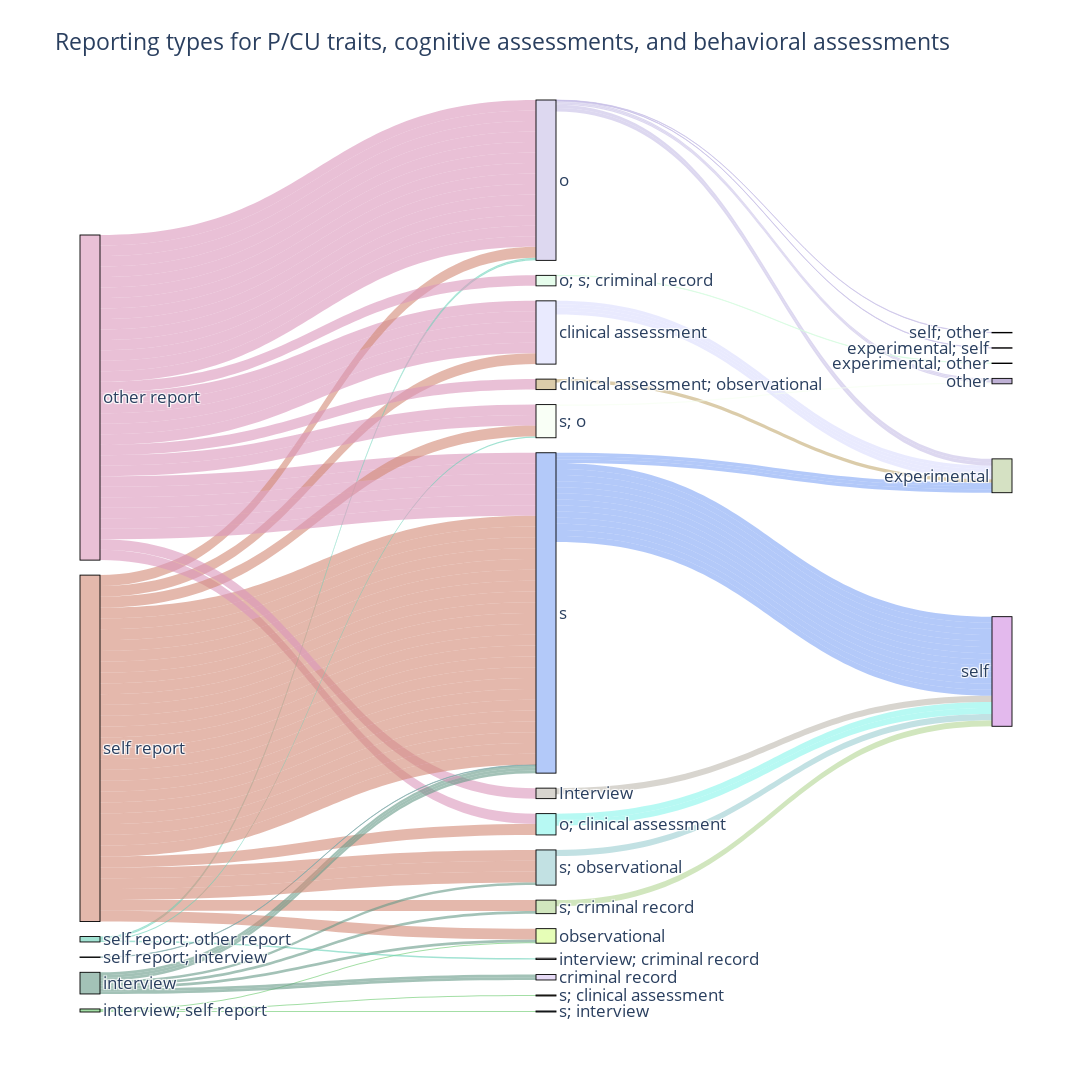

The notebook cell this image was saved under:
### Markdown cell above
#### Reporting types plot

In this plot, we can see how the reporting types feed into each other for all the variables (answering the question whether studies only using self report for one of the variables are more likely to use self report for other variables as well). In contrast to the other dataframes, the reporting types are not exploded, meaning that studies using multiple reporting types are not fed into multiple measures. The left column is the P/CU trait column, the middle the behavioral and the left column contains the cognitive variable reporting types. For readability, some variable names have been abbreviated (in the behavioral: self report = s, other report = o; in the cognitive: self report = self, other report = other).

### Code cell
# 1. Create unique labels
labels = list(pd.concat([
    df_reports['assessment_type'], 
    df_reports['cognitive_assessment_type'], 
    df_reports['behavioral_assessment_type'],
]).unique())

# 2. Map labels to indices
label_map = {label: idx for idx, label in enumerate(labels)}

# 3. Define sources, targets, and values
sources = df_reports['assessment_type'].map(label_map).tolist() + \
          df_reports['behavioral_assessment_type'].map(label_map).tolist()

targets = df_reports['behavioral_assessment_type'].map(label_map).tolist() + \
            df_reports['cognitive_assessment_type'].map(label_map).tolist()

values = df_reports['assessment_type_count'].tolist() + \
            df_reports['cognitive_assessment_type_count'].tolist()

# 4. Generate pastel colors
import random

def pastel_color():
    r = lambda: random.randint(100, 255)
    return f'rgba({r()},{r()},{r()},0.6)'

label_to_color = {label: pastel_color() for label in labels}
node_color_list = [label_to_color[label] for label in labels]

# 5. Set link colors by source node's color (first half) and middle node (second half)
link_colors = [label_to_color[df_reports['assessment_type'].iloc[i]] 
               for i in range(len(df_reports))] + \
              [label_to_color[df_reports['behavioral_assessment_type'].iloc[i]] 
               for i in range(len(df_reports))]

# 7. Create the figure
fig = go.Figure(data=[go.Sankey(
    node=dict(
        pad=15,
        thickness=20,
        line=dict(color="black", width=0.9),
        label=labels,
        color=node_color_list,
        align="left"
    ),
    link=dict(
        source=sources,
        target=targets,
        value=values,
        color=link_colors,
        customdata=df_reports['nameyear'].tolist() * 2,
        hovertemplate='%{customdata}<extra></extra>'
    )
)])

fig.update_layout(
    title_text="Reporting types for P/CU traits, cognitive assessments, and behavioral assessments",
    font_size=16.5,
    width=1700,
    height=1200,
    hovermode='x'
)
fig.show()

fig.write_html("C:/Users/U727148/Latent_Variable_Supplement/sankey_reports_plot.html", include_plotlyjs="cdn")

### Figure 1 — Plotly figure (JSON) as saved in the notebook; plotly's stock layout.template omitted (floating-point values rounded to 4 significant figures; data arrays with more than 128 entries replaced by an {"elided": "..."} marker saying what was removed)
{"data": [{"link": {"color": {"elided": "158 str values"}, "customdata": {"elided": "158 str values"}, "hovertemplate": "%{customdata}<extra></extra>", "source": {"elided": "158 int values"}, "target": {"elided": "158 int values"}, "value": {"elided": "158 int values"}}, "node": {"align": "left", "color": ["rgba(219,150,187,0.6)", "rgba(211,137,118,0.6)", "rgba(101,208,182,0.6)", "rgba(103,201,105,0.6)", "rgba(103,153,135,0.6)", "rgba(125,169,169,0.6)", "rgba(186,205,156,0.6)", "rgba(125,198,254,0.6)", "rgba(208,138,225,0.6)", "rgba(148,126,186,0.6)", "rgba(106,230,225,0.6)", "rgba(197,143,184,0.6)", "rgba(207,150,180,0.6)", "rgba(129,166,245,0.6)", "rgba(178,214,147,0.6)", "rgba(219,220,253,0.6)", "rgba(199,190,231,0.6)", "rgba(136,245,235,0.6)", "rgba(214,253,136,0.6)", "rgba(245,255,241,0.6)", "rgba(195,171,114,0.6)", "rgba(190,185,176,0.6)", "rgba(213,252,223,0.6)", "rgba(226,208,219,0.6)", "rgba(154,206,208,0.6)", "rgba(215,195,240,0.6)", "rgba(215,191,112,0.6)", "rgba(122,171,213,0.6)"], "label": ["other report", "self report", "self report; other report", "interview; self report", "interview", "self report; interview", "experimental", null, "self", "other", "self; other", "experimental; other", "experimental; self", "s", "s; criminal record", "clinical assessment", "o", "o; clinical assessment", "observational", "s; o", "clinical assessment; observational", "Interview", "o; s; criminal record", "interview; criminal record", "s; observational", "criminal record", "s; clinical assessment", "s; interview"], "line": {"color": "black", "width": 0.9}, "pad": 15, "thickness": 20}, "type": "sankey"}], "layout": {"font": {"size": 16.5}, "height": 1200, "hovermode": "x", "title": {"text": "Reporting types for P/CU traits, cognitive assessments, and behavioral assessments"}, "width": 1700}}
